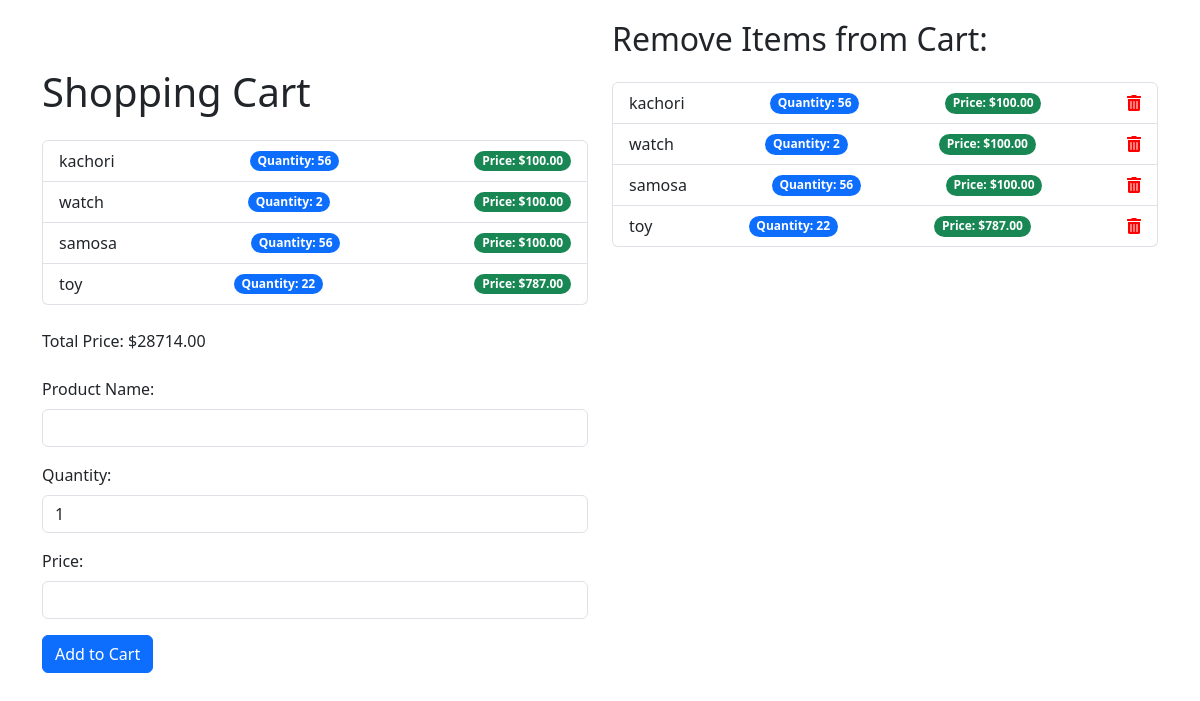
The app's page /cart/ (signed in), older data.
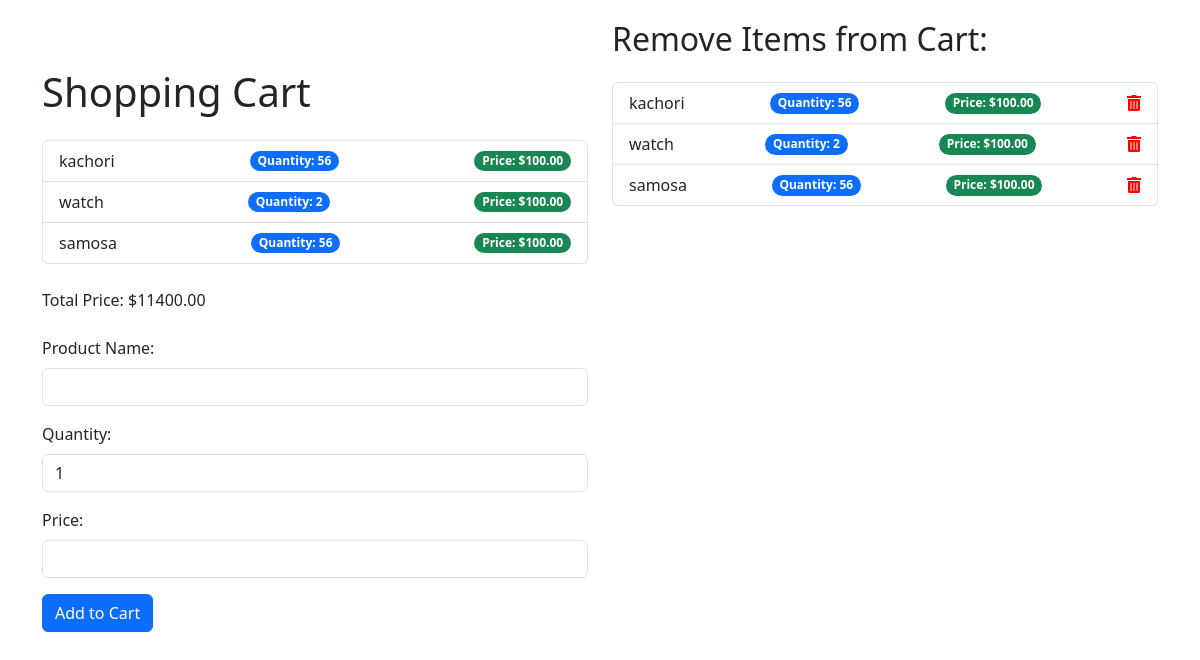
The same page, newer data.
### cart/models.py (models this page shows)
class CartItem(models.Model):
    user = models.ForeignKey(User, on_delete=models.CASCADE)
    product_name = models.CharField(max_length=100)
    quantity = models.PositiveIntegerField(default=1)
    price = models.DecimalField(max_digits=10, decimal_places=2)

### cart/views.py (the view)
# urls.py: path('', views.cart_view, name='cart_view'),
@login_required
def cart_view(request):
    cart_items = CartItem.objects.filter(user=request.user)
    total_price = sum(item.price * item.quantity for item in cart_items)
    context = {
        'cart_items': cart_items,
        'total_price': total_price
    }
    return render(request, 'cart/cart.html', context)

### cart/templates/cart/cart.html (shortened to what this page needs)
<!DOCTYPE html>
<html lang="en">
<head>
    <link href="https://cdn.jsdelivr.net/npm/bootstrap@5.3.0-alpha1/dist/css/bootstrap.min.css" rel="stylesheet">
    <link href="https://cdnjs.cloudflare.com/ajax/libs/font-awesome/5.15.4/css/all.min.css" rel="stylesheet">
</head>
<body>
    <div class="container">
        <div class="row">
            <div class="col-md-6">
                <h1 class="mt-5 mb-4">Shopping Cart</h1>
                <ul class="list-group mb-4">
                    {% for item in cart_items %}
                    <li class="list-group-item d-flex justify-content-between align-items-center">
                        {{ item.product_name }}
                        <span class="badge bg-primary rounded-pill">Quantity: {{ item.quantity }}</span>
                        <span class="badge bg-success rounded-pill">Price: ${{ item.price }}</span>
                    </li>
                    {% endfor %}
                </ul>
                <p class="mb-4">Total Price: ${{ total_price }}</p>
                <form action="{% url 'cart:add_to_cart' %}" method="post" class="mb-4">
                    <div class="mb-3">
                        <label for="product_name" class="form-label">Product Name:</label>
                        <input type="text" id="product_name" name="product_name" class="form-control" required>
                    </div>
                    <div class="mb-3">
                        <label for="quantity" class="form-label">Quantity:</label>
                        <input type="number" id="quantity" name="quantity" value="1" min="1" class="form-control" required>
                    </div>
                    <div class="mb-3">
                        <label for="price" class="form-label">Price:</label>
                        <input type="number" id="price" name="price" step="0.01" class="form-control" required>
                    </div>
                    <button type="submit" class="btn btn-primary">Add to Cart</button>
                </form>
            </div>
            <div class="col-md-6">
                <h2 class="mb-4">Remove Items from Cart:</h2>
                <ul class="list-group mb-4">
                    {% for item in cart_items %}
                    <li class="list-group-item d-flex justify-content-between align-items-center">
                        {{ item.product_name }}
                        <span class="badge bg-primary rounded-pill">Quantity: {{ item.quantity }}</span>
                        <span class="badge bg-success rounded-pill">Price: ${{ item.price }}</span>
                        <a href="{% url 'cart:remove_from_cart' item.id %}" class="remove-link"><i class="fas fa-trash-alt"></i></a>
                    </li>
                    {% endfor %}
                </ul>
            </div>
        </div>
    </div>
</body>
</html>

Row changes from the older to the newer data that the page shows:
removed CartItem: product_name "toy", quantity "22", price "787.00"
Text that changed along with them:
{{ total_price }}: "28714.00" → "11400.00"
